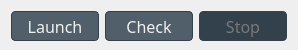
          <widget class="QFrame" name="Launch">
           <property name="sizePolicy">
            <sizepolicy hsizetype="Preferred" vsizetype="Fixed">
             <horstretch>0</horstretch>
             <verstretch>0</verstretch>
            </sizepolicy>
           </property>
           <property name="minimumSize">
            <size>
             <width>0</width>
             <height>50</height>
            </size>
           </property>
           <property name="maximumSize">
            <size>
             <width>16777215</width>
             <height>50</height>
            </size>
           </property>
           <property name="styleSheet">
            <string notr="true"/>
           </property>
           <property name="frameShape">
            <enum>QFrame::NoFrame</enum>
           </property>
           <property name="frameShadow">
            <enum>QFrame::Raised</enum>
           </property>
           <layout class="QHBoxLayout" name="horizontalLayout_19">
            <item>
             <widget class="QPushButton" name="pushButton_4">
              <property name="sizePolicy">
               <sizepolicy hsizetype="Fixed" vsizetype="Fixed">
                <horstretch>0</horstretch>
                <verstretch>0</verstretch>
               </sizepolicy>
              </property>
              <property name="minimumSize">
               <size>
                <width>88</width>
                <height>30</height>
               </size>
              </property>
              <property name="maximumSize">
               <size>
                <width>200</width>
                <height>16777215</height>
               </size>
              </property>
              <property name="font">
               <font>
                <family>Oswald</family>
                <pointsize>12</pointsize>
               </font>
              </property>
              <property name="styleSheet">
               <string notr="true">QPushButton {
  background-color: #505F69;
  border: 1px solid #32414B;
  color: #F0F0F0;
  border-radius: 4px;
  padding: 3px;
  outline: none;
  /* Issue #194 - Special case of QPushButton inside dialogs, for better UI */
  min-width: 80px;
}

QPushButton:disabled {
  background-color: #32414B;
  border: 1px solid #32414B;
  color: #787878;
  border-radius: 4px;
  padding: 3px;
}

QPushButton:checked {
  background-color: #32414B;
  border: 1px solid #32414B;
  border-radius: 4px;
  padding: 3px;
  outline: none;
}

QPushButton:checked:disabled {
  background-color: #19232D;
  border: 1px solid #32414B;
  color: #787878;
  border-radius: 4px;
  padding: 3px;
  outline: none;
}

QPushButton:checked:selected {
  background: #1464A0;
  color: #32414B;
}

QPushButton::menu-indicator {
  subcontrol-origin: padding;
  subcontrol-position: bottom right;
  bottom: 4px;
}

QPushButton:pressed {
  background-color: #19232D;
  border: 1px solid #19232D;
}

QPushButton:pressed:hover {
  border: 1px solid #148CD2;
}

QPushButton:hover {
border: 6px solid #ff5959;
  color: #F0F0F0;
}

QPushButton:selected {
  background: #1464A0;
  color: #32414B;
}

QPushButton:hover {
  border: 5px solid #148CD2;
  color: #F0F0F0;
}

QPushButton:focus {
  border: 1px solid #1464A0;
}</string>
              </property>
              <property name="text">
               <string>Launch</string>
              </property>
             </widget>
            </item>
            <item>
             <widget class="QPushButton" name="pushButton_6">
              <property name="sizePolicy">
               <sizepolicy hsizetype="Fixed" vsizetype="Fixed">
                <horstretch>0</horstretch>
                <verstretch>0</verstretch>
               </sizepolicy>
              </property>
              <property name="minimumSize">
               <size>
                <width>88</width>
                <height>30</height>
               </size>
              </property>
              <property name="maximumSize">
               <size>
                <width>200</width>
                <height>16777215</height>
               </size>
              </property>
              <property name="font">
               <font>
                <family>Oswald</family>
                <pointsize>12</pointsize>
               </font>
              </property>
              <property name="styleSheet">
               <string notr="true">QPushButton {
  background-color: #505F69;
  border: 1px solid #32414B;
  color: #F0F0F0;
  border-radius: 4px;
  padding: 3px;
  outline: none;
  /* Issue #194 - Special case of QPushButton inside dialogs, for better UI */
  min-width: 80px;
}

QPushButton:disabled {
  background-color: #32414B;
  border: 1px solid #32414B;
  color: #787878;
  border-radius: 4px;
  padding: 3px;
}

QPushButton:checked {
  background-color: #32414B;
  border: 1px solid #32414B;
  border-radius: 4px;
  padding: 3px;
  outline: none;
}

QPushButton:checked:disabled {
  background-color: #19232D;
  border: 1px solid #32414B;
  color: #787878;
  border-radius: 4px;
  padding: 3px;
  outline: none;
}

QPushButton:checked:selected {
  background: #1464A0;
  color: #32414B;
}

QPushButton::menu-indicator {
  subcontrol-origin: padding;
  subcontrol-position: bottom right;
  bottom: 4px;
}

QPushButton:pressed {
  background-color: #19232D;
  border: 1px solid #19232D;
}

QPushButton:pressed:hover {
  border: 1px solid #148CD2;
}

QPushButton:hover {
border: 6px solid #ff5959;
  color: #F0F0F0;
}

QPushButton:selected {
  background: #1464A0;
  color: #32414B;
}

QPushButton:hover {
  border: 5px solid #148CD2;
  color: #F0F0F0;
}

QPushButton:focus {
  border: 1px solid #1464A0;
}</string>
              </property>
              <property name="text">
               <string>Check</string>
              </property>
             </widget>
            </item>
            <item>
             <widget class="QPushButton" name="pushButton_5">
              <property name="enabled">
               <bool>false</bool>
              </property>
              <property name="sizePolicy">
               <sizepolicy hsizetype="Fixed" vsizetype="Fixed">
                <horstretch>0</horstretch>
                <verstretch>0</verstretch>
               </sizepolicy>
              </property>
              <property name="minimumSize">
               <size>
                <width>88</width>
                <height>30</height>
               </size>
              </property>
              <property name="maximumSize">
               <size>
                <width>200</width>
                <height>16777215</height>
               </size>
              </property>
              <property name="font">
               <font>
                <family>Oswald</family>
                <pointsize>12</pointsize>
               </font>
              </property>
              <property name="styleSheet">
               <string notr="true">QPushButton {
  background-color: #505F69;
  border: 1px solid #32414B;
  color: #F0F0F0;
  border-radius: 4px;
  padding: 3px;
  outline: none;
  /* Issue #194 - Special case of QPushButton inside dialogs, for better UI */
  min-width: 80px;
}

QPushButton:disabled {
  background-color: #32414B;
  border: 1px solid #32414B;
  color: #787878;
  border-radius: 4px;
  padding: 3px;
}

QPushButton:checked {
  background-color: #32414B;
  border: 1px solid #32414B;
  border-radius: 4px;
  padding: 3px;
  outline: none;
}

QPushButton:checked:disabled {
  background-color: #19232D;
  border: 1px solid #32414B;
  color: #787878;
  border-radius: 4px;
  padding: 3px;
  outline: none;
}

QPushButton:checked:selected {
  background: #1464A0;
  color: #32414B;
}

QPushButton::menu-indicator {
  subcontrol-origin: padding;
  subcontrol-position: bottom right;
  bottom: 4px;
}

QPushButton:pressed {
  background-color: #19232D;
  border: 1px solid #19232D;
}

QPushButton:pressed:hover {
  border: 1px solid #148CD2;
}

QPushButton:hover {
border: 6px solid #ff5959;
  color: #F0F0F0;
}

QPushButton:selected {
  background: #1464A0;
  color: #32414B;
}

QPushButton:hover {
  border: 5px solid #148CD2;
  color: #F0F0F0;
}

QPushButton:focus {
  border: 1px solid #1464A0;
}</string>
              </property>
              <property name="text">
               <string>Stop</string>
              </property>
             </widget>
            </item>
           </layout>
          </widget>
